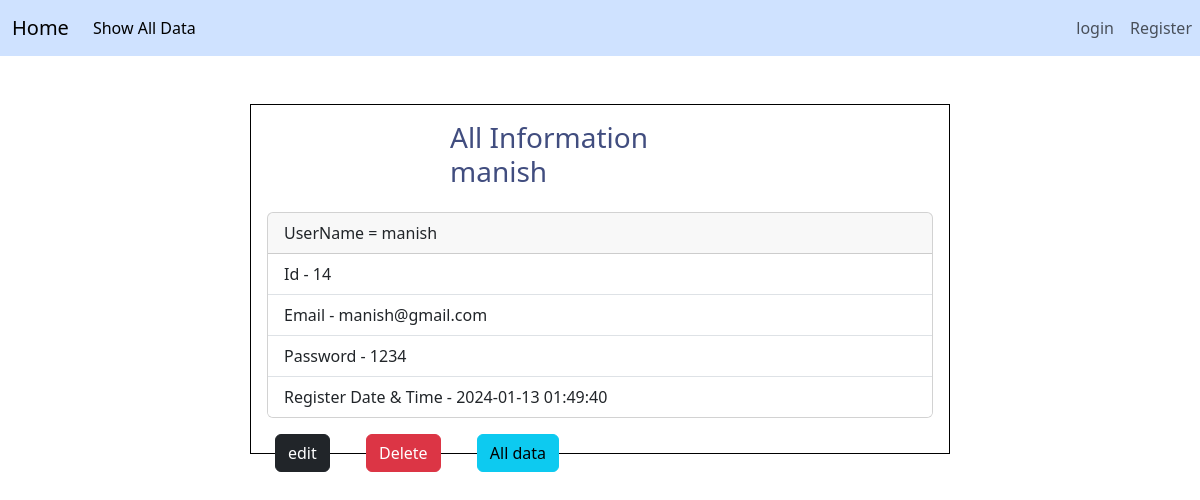
/showdata.php?id=14, run on the app's committed database.
### tables this page shows
CREATE TABLE `user` (
  `id` int(11) NOT NULL,
  `username` varchar(255) DEFAULT NULL,
  `email` varchar(255) DEFAULT NULL,
  `password` varchar(255) DEFAULT NULL,
  `date` timestamp NULL DEFAULT current_timestamp()
);

### showdata.php (the view)
<?php
include("./config/database.php");
if(isset($_GET["id"])){
    $sql="select * from user where id=". $_GET["id"];
    $res=$conn->query($sql);
    if($res->field_count>0){
        $row= $res->fetch_assoc();
        extract($row);
    }
}
include("./include/header.php");
include("./include/navbar.php");
?>
<body>
    <div id=box  class="p-3 mt-5"  style="height:350px;">
        <h3 class="center mb-4">All Information <?php echo $username;?></h3>
        <div class="card " style="width: auto;">
          <ul class="list-group list-group-flush">
            <div class="card-header">
                UserName = <?php echo $username;?>
            </div>
            <li class="list-group-item">Id - <?php echo $id;?></li>
            <li class="list-group-item">Email - <?php echo $email;?></li>
            <li class="list-group-item">Password - <?php echo $password;?></li>
            <li class="list-group-item">Register Date & Time - <?php echo $date;?></li>
          </ul>
        </div>
        <div class="mt-3">
            <a class="btn btn-dark ms-2 me-4" href="edituser.php?id=<?php echo $row["id"]?>">edit</a>
            <a class="btn btn-danger ms-2 me-4" href="delete.php?id=<?php echo $row["id"]?>" >Delete</a>
            <a class="btn btn-info ms-2 me-4" href="userdata.php" >All data</a>
        </div>
    </div>
</body>

### style.css (style rules this page uses)
.center { margin:0 auto; width: 300px; color: rgb(65, 77, 127); }
#box { width: 700px; height: 85vh; border: 1px solid black; margin: 0 auto; padding: 10px; }
body { background-color: #121211; }

### data on the page
user: username "manish", id "14", email "manish@gmail.com", password "1234", date "2024-01-13 01:49:40"
